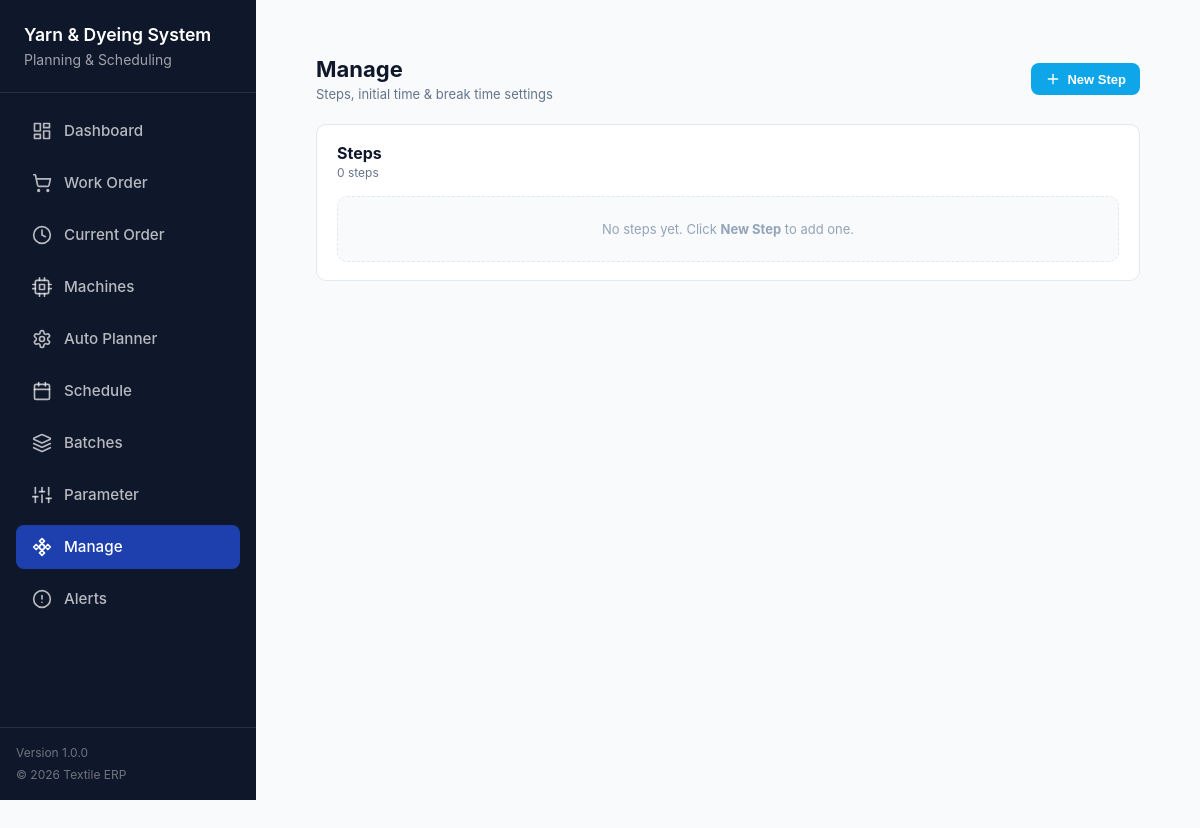
Before: /manage/ with the older database file.
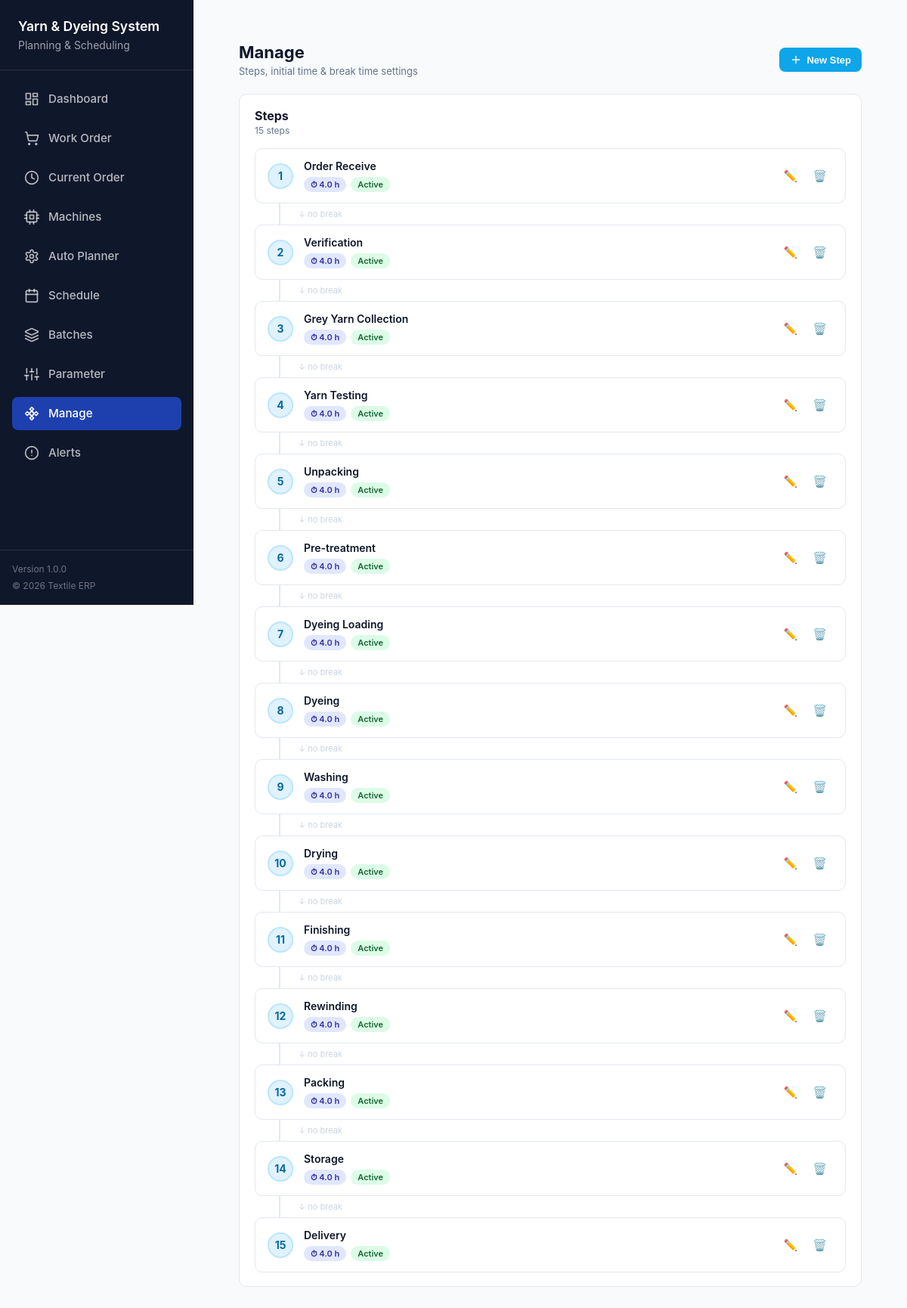
After: the same page with the newer database file.
### dpms_app/models.py (models this page shows, shortened)
class ManageStep(models.Model):
    name = models.CharField(max_length=100)
    initial_time = models.FloatField(
        default=0,
        help_text='Initial time in hours',
    )
    break_time = models.FloatField(
        default=0,
        help_text='Break time (hours) after this step, before next step',
    )
    display_order = models.PositiveIntegerField(default=0)
    is_active = models.BooleanField(default=True)
    created_at = models.DateTimeField(auto_now_add=True)
    updated_at = models.DateTimeField(auto_now=True)
    class Meta:
        ordering = ['display_order', 'id']
        verbose_name = 'Manage Step'
        verbose_name_plural = 'Manage Steps'

### dpms_app/views.py (the view)
# urls.py: path('manage/', views.manage_page, name='manage'),
def manage_page(request):
    steps = ManageStep.objects.all().order_by('display_order', 'id')
    context = {
        'active_view': 'manage',
        'rejection_count': 0,
        'steps': steps,
        'steps_count': steps.count(),
    }
    return render(request, 'manage/manage.html', context)

### dpms_app/templates/manage/manage.html (shortened to what this page needs)
{% extends 'base.html' %}
{% load static %}
{% block content %}
<link rel="stylesheet" href="{% static 'css/manage.css' %}" />
<div class="manage-page">
  <div class="manage-header">
    <div>
      <h1 class="manage-title">Manage</h1>
      <p class="manage-subtitle">Steps, initial time &amp; break time settings</p>
    </div>
    <button class="btn-primary" id="btnNewStep">
      <svg width="16" height="16" viewBox="0 0 24 24" fill="none" stroke="currentColor" stroke-width="2" stroke-linecap="round" stroke-linejoin="round">
        <line x1="12" y1="5" x2="12" y2="19"></line>
        <line x1="5" y1="12" x2="19" y2="12"></line>
      </svg>
      New Step
    </button>
  </div>
  <section class="manage-card">
    <div class="card-header">
      <div>
        <h2>Steps</h2>
        <p class="card-subtitle">{{ steps_count }} step{{ steps_count|pluralize }}</p>
      </div>
    </div>
    <div class="step-timeline">
      {% if steps %}
        {% for s in steps %}
          <div class="step-row" data-step-id="{{ s.id }}">
            <div class="step-num">{{ s.display_order }}</div>
            <div class="step-info">
              <div class="step-name">{{ s.name }}</div>
              <div class="step-meta">
                <span class="meta-chip chip-time">
                  ⏱ {{ s.initial_time }} h
                </span>
                {% if s.is_active %}
                  <span class="meta-chip chip-active">Active</span>
                {% else %}
                  <span class="meta-chip chip-inactive">Inactive</span>
                {% endif %}
              </div>
            </div>
            <div class="step-actions">
              <button class="btn-icon js-edit-step" title="Edit"
                      data-step-id="{{ s.id }}"
                      data-name="{{ s.name|escape }}"
                      data-initial-time="{{ s.initial_time }}"
                      data-break-time="{{ s.break_time }}"
                      data-display-order="{{ s.display_order }}"
                      data-is-active="{{ s.is_active|yesno:'true,false' }}">✏️</button>
              <button class="btn-icon danger js-delete-step" title="Delete"
                      data-step-id="{{ s.id }}">🗑️</button>
            </div>
          </div>
          {% if not forloop.last %}
            <div class="step-arrow">
              {% if s.break_time and s.break_time > 0 %}
                <span class="arrow-label arrow-break">
                  ↓ Break {{ s.break_time }} h
                </span>
              {% else %}
                <span class="arrow-label arrow-none">
                  ↓ no break
                </span>
              {% endif %}
            </div>
          {% endif %}
        {% endfor %}
      {% else %}
        <div class="empty-row">
          No steps yet. Click <b>New Step</b> to add one.
        </div>
      {% endif %}
    </div>
  </section>
</div>
{% endblock %}

### dpms_app/templates/base.html (shortened to what this page needs)
{% load static %}
<!DOCTYPE html>
<html lang="en">
<head>
  <link rel="stylesheet" href="{% static 'css/sidebar.css' %}" />
</head>
<body>
  {% include 'nav/sidebar.html' %}
  <main class="main-content">
    {% block content %}{% endblock %}
  </main>
</body>
</html>

### dpms_app/templates/nav/sidebar.html (shortened to what this page needs)
{% load static %}
<link rel="stylesheet" href="{% static 'css/sidebar.css' %}" />
<aside class="sidebar">
  <div class="sidebar-header">
    <h1 class="sidebar-title">Yarn &amp; Dyeing System</h1>
    <p class="sidebar-subtitle">Planning &amp; Scheduling</p>
  </div>
  <nav class="sidebar-nav">
    <ul class="sidebar-menu">
      <li>
        <a
          href="{% url 'dpms_app:dashboard' %}"
          class="sidebar-item {% if active_view == 'dashboard' %}active{% endif %}"
          data-view="dashboard"
        >
          <span class="sidebar-label">Dashboard</span>
        </a>
      </li>
      <li>
        <a
          href="{% url 'dpms_app:orders' %}"
          class="sidebar-item {% if active_view == 'orders' %}active{% endif %}"
          data-view="orders"
        >
          <span class="sidebar-label">Work Order</span>
        </a>
      </li>
      <li>
        <a
          href="{% url 'dpms_app:current_order' %}"
          class="sidebar-item {% if active_view == 'current_order' %}active{% endif %}"
          data-view="current_order"
        >
          <svg class="sidebar-icon" viewBox="0 0 24 24" fill="none" stroke="currentColor" stroke-width="2" stroke-linecap="round" stroke-linejoin="round">
            <circle cx="12" cy="12" r="10"></circle>
            <polyline points="12 6 12 12 16 14"></polyline>
          </svg>
          <span class="sidebar-label">Current Order</span>
        </a>
      </li>
      <li>
        <a
          href="{% url 'dpms_app:machines_page' %}"
          class="sidebar-item {% if active_view == 'machines' %}active{% endif %}"
          data-view="machines"
        >
          <span class="sidebar-label">Machines</span>
        </a>
      </li>
      <li>
        <a
          href="{% url 'dpms_app:planner' %}"
          class="sidebar-item {% if active_view == 'plan' %}active{% endif %}"
          data-view="plan"
        >
          <span class="sidebar-label">Auto Planner</span>
        </a>
      </li>
      <li>
        <a
          href="#"
          class="sidebar-item {% if active_view == 'schedule' %}active{% endif %}"
          data-view="schedule"
        >
          <span class="sidebar-label">Schedule</span>
        </a>
      </li>
      <li>
        <a
          href="{% url 'dpms_app:batches' %}"
          class="sidebar-item {% if active_view == 'batches' %}active{% endif %}"
          data-view="batches"
        >
          <span class="sidebar-label">Batches</span>
        </a>
      </li>
      <li>
        <a
          href="{% url 'dpms_app:parameters' %}"
          class="sidebar-item {% if active_view == 'parameters' %}active{% endif %}"
          data-view="parameters"
        >
          <span class="sidebar-label">Parameter</span>
        </a>
      </li>
      <li>
        <a
          href="{% url 'dpms_app:manage' %}"
          class="sidebar-item {% if active_view == 'manage' %}active{% endif %}"
          data-view="manage"
        >
          <span class="sidebar-label">Manage</span>
        </a>
      </li>
      <li>
        <a
          href="#"
          class="sidebar-item {% if active_view == 'alerts' %}active{% endif %}"
          data-view="alerts"
        >
          <svg class="sidebar-icon" viewBox="0 0 24 24" fill="none" stroke="currentColor" stroke-width="2" stroke-linecap="round" stroke-linejoin="round">
            <circle cx="12" cy="12" r="10"></circle>
            <line x1="12" y1="8" x2="12" y2="12"></line>
            <line x1="12" y1="16" x2="12.01" y2="16"></line>
          </svg>
          <span class="sidebar-label">Alerts</span>
        </a>
      </li>
    </ul>
  </nav>
  <div class="sidebar-footer">
    <p>Version 1.0.0</p>
    <p>© 2026 Textile ERP</p>
  </div>
</aside>

### dpms_app/static/css/sidebar.css (style rules this page uses)
* { box-sizing: border-box; }
html, body { margin: 0; padding: 0; background: #f8fafc; font-family: -apple-system, BlinkMacSystemFont, "Segoe UI", Roboto, "Helvetica Neue", Arial, sans-serif; -webkit-font-smoothing: antialiased; }
.sidebar { position: fixed; top: 0; left: 0; height: 100vh; width: 16rem; background: #0f172a; color: #ffffff; display: flex; flex-direction: column; z-index: 40; overflow: hidden; }
.sidebar-header { padding: 1.5rem; border-bottom: 1px solid rgba(255, 255, 255, 0.1); flex-shrink: 0; }
.sidebar-title { color: #ffffff; font-size: 1.1rem; font-weight: 600; margin: 0; line-height: 1.3; }
.sidebar-subtitle { color: rgba(255, 255, 255, 0.6); font-size: 0.875rem; margin: 0.25rem 0 0 0; }
.sidebar-nav { flex: 1; padding: 1rem; overflow-y: auto; }
.sidebar-menu { list-style: none; margin: 0; padding: 0; display: flex; flex-direction: column; gap: 0.5rem; }
.sidebar-item { width: 100%; display: flex; align-items: center; gap: 0.75rem; padding: 0.75rem 1rem; border-radius: 0.5rem; background: transparent; border: none; color: rgba(255, 255, 255, 0.7); font-size: 0.95rem; font-weight: 500; cursor: pointer; text-align: left; transition: background 200ms ease, color 200ms ease; font-family: inherit; text-decoration: none !important; outline: none; }
.sidebar-item.active { background: #1e40af; color: #ffffff; text-decoration: none !important; }
.sidebar-icon { width: 1.25rem; height: 1.25rem; flex-shrink: 0; stroke-width: 2; }
.sidebar-label { flex: 1; text-align: left; }
.sidebar-footer { padding: 1rem; border-top: 1px solid rgba(255, 255, 255, 0.1); color: rgba(255, 255, 255, 0.4); font-size: 0.75rem; flex-shrink: 0; }
.sidebar-footer p { margin: 0; line-height: 1.5; }
.sidebar-footer p + p { margin-top: 0.25rem; }
.main-content { margin-left: 16rem; min-height: 100vh; padding: 2rem; overflow-x: hidden; }
.sidebar .sidebar-item, .sidebar .sidebar-item:link, .sidebar .sidebar-item:visited, .sidebar .sidebar-item:hover, .sidebar .sidebar-item:focus, .sidebar .sidebar-item:active, .sidebar .sidebar-item.active { text-decoration: none !important; border-bottom: none !important; }

Changed rows visible on the page:
added ManageStep: display_order "1", name "Order Receive", initial_time "4.0", is_active "Active", break_time "↓ no break"
added ManageStep: display_order "2", name "Verification", initial_time "4.0", is_active "Active", break_time "↓ no break"
added ManageStep: display_order "3", name "Grey Yarn Collection", initial_time "4.0", is_active "Active", break_time "↓ no break"
added ManageStep: display_order "4", name "Yarn Testing", initial_time "4.0", is_active "Active", break_time "↓ no break"
added ManageStep: display_order "5", name "Unpacking", initial_time "4.0", is_active "Active", break_time "↓ no break"
added ManageStep: display_order "6", name "Pre-treatment", initial_time "4.0", is_active "Active", break_time "↓ no break"
added ManageStep: display_order "7", name "Dyeing Loading", initial_time "4.0", is_active "Active", break_time "↓ no break"
added ManageStep: display_order "8", name "Dyeing", initial_time "4.0", is_active "Active", break_time "↓ no break"
added ManageStep: display_order "9", name "Washing", initial_time "4.0", is_active "Active", break_time "↓ no break"
added ManageStep: display_order "10", name "Drying", initial_time "4.0", is_active "Active", break_time "↓ no break"
added ManageStep: display_order "11", name "Finishing", initial_time "4.0", is_active "Active", break_time "↓ no break"
added ManageStep: display_order "12", name "Rewinding", initial_time "4.0", is_active "Active", break_time "↓ no break"
added ManageStep: display_order "13", name "Packing", initial_time "4.0", is_active "Active", break_time "↓ no break"
added ManageStep: display_order "14", name "Storage", initial_time "4.0", is_active "Active", break_time "↓ no break"
added ManageStep: display_order "15", name "Delivery", initial_time "4.0", is_active "Active"
Other visible differences:
{{ steps_count }}: "0" → "15"
text no longer shown: "No steps yet. Click New Step to add one."
